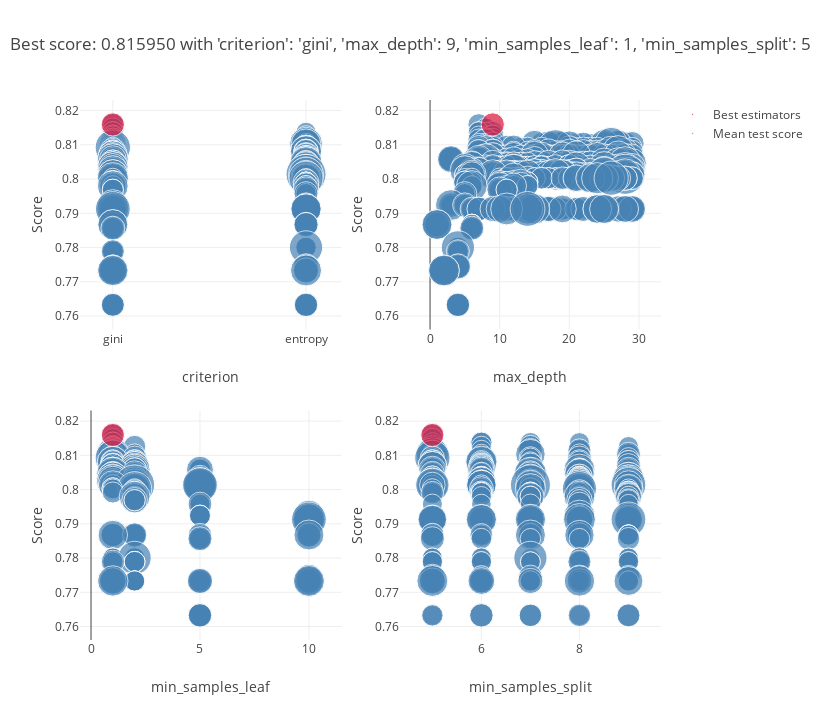

The notebook cell saved with this chart:
### Markdown cell above
### After sttribute selection

### Code cell
selector=SelectKBest(score_func=chi2,k=5)

# Entrainnement de la méthode
selector_fitted=selector.fit(X,y)

# Récuperation des variables sélectionnées
columns=X.columns[selector.get_support()]

grid_DT=GridSearchCV(DecisionTreeClassifier(), param_grid, cv=5, verbose=0, n_jobs=-1)

grid_DT.fit(X_train[columns],y_train)

plot_grid_search(grid_DT)
table_grid_search(grid_DT)

y_predict=grid_DT.predict(X_valid[columns])

print(classification_report(y_valid,y_predict))

### Figure 1 — Plotly figure (JSON) as saved in the notebook; plotly's stock layout.template omitted (floating-point values rounded to 4 significant figures; data arrays with more than 128 entries replaced by an {"elided": "..."} marker saying what was removed)
{"data": [{"marker": {"color": "SteelBlue", "size": {"elided": "1199 float values"}, "sizemin": 4, "sizemode": "area", "sizeref": 1.861e-05}, "mode": "markers", "name": "Mean test score", "showlegend": true, "text": {"elided": "1199 str values"}, "type": "scatter", "x": {"elided": "1199 str values"}, "xaxis": "x", "y": {"elided": "1199 float values"}, "yaxis": "y"}, {"marker": {"color": "Crimson", "size": [0.005025], "sizemin": 4, "sizemode": "area", "sizeref": 1.861e-05}, "mode": "markers", "name": "Best estimators", "showlegend": true, "text": ["{'criterion': 'gini', 'max_depth': 9, 'min_samples_leaf': 1, 'min_samples_split': 5}"], "type": "scatter", "x": ["gini"], "xaxis": "x", "y": [0.816], "yaxis": "y"}, {"marker": {"color": "SteelBlue", "size": {"elided": "1199 float values"}, "sizemin": 4, "sizemode": "area", "sizeref": 1.861e-05}, "mode": "markers", "name": "Mean test score", "showlegend": false, "text": {"elided": "1199 str values"}, "type": "scatter", "x": {"elided": "1199 int values"}, "xaxis": "x2", "y": {"elided": "1199 float values"}, "yaxis": "y2"}, {"marker": {"color": "Crimson", "size": [0.005025], "sizemin": 4, "sizemode": "area", "sizeref": 1.861e-05}, "mode": "markers", "name": "Best estimators", "showlegend": false, "text": ["{'criterion': 'gini', 'max_depth': 9, 'min_samples_leaf': 1, 'min_samples_split': 5}"], "type": "scatter", "x": [9], "xaxis": "x2", "y": [0.816], "yaxis": "y2"}, {"marker": {"color": "SteelBlue", "size": {"elided": "1199 float values"}, "sizemin": 4, "sizemode": "area", "sizeref": 1.861e-05}, "mode": "markers", "name": "Mean test score", "showlegend": false, "text": {"elided": "1199 str values"}, "type": "scatter", "x": {"elided": "1199 int values"}, "xaxis": "x3", "y": {"elided": "1199 float values"}, "yaxis": "y3"}, {"marker": {"color": "Crimson", "size": [0.005025], "sizemin": 4, "sizemode": "area", "sizeref": 1.861e-05}, "mode": "markers", "name": "Best estimators", "showlegend": false, "text": ["{'criterion': 'gini', 'max_depth': 9, 'min_samples_leaf': 1, 'min_samples_split': 5}"], "type": "scatter", "x": [1], "xaxis": "x3", "y": [0.816], "yaxis": "y3"}, {"marker": {"color": "SteelBlue", "size": {"elided": "1199 float values"}, "sizemin": 4, "sizemode": "area", "sizeref": 1.861e-05}, "mode": "markers", "name": "Mean test score", "showlegend": false, "text": {"elided": "1199 str values"}, "type": "scatter", "x": {"elided": "1199 int values"}, "xaxis": "x4", "y": {"elided": "1199 float values"}, "yaxis": "y4"}, {"marker": {"color": "Crimson", "size": [0.005025], "sizemin": 4, "sizemode": "area", "sizeref": 1.861e-05}, "mode": "markers", "name": "Best estimators", "showlegend": false, "text": ["{'criterion': 'gini', 'max_depth': 9, 'min_samples_leaf': 1, 'min_samples_split': 5}"], "type": "scatter", "x": [5], "xaxis": "x4", "y": [0.816], "yaxis": "y4"}], "layout": {"height": 720, "hovermode": "closest", "legend": {"traceorder": "reversed"}, "title": {"text": "Best score: 0.815950 with 'criterion': 'gini', 'max_depth': 9, 'min_samples_leaf': 1, 'min_samples_split': 5"}, "width": 820, "xaxis": {"anchor": "y", "domain": [0, 0.45], "title": {"text": "criterion"}}, "xaxis2": {"anchor": "y2", "domain": [0.55, 1], "title": {"text": "max_depth"}}, "xaxis3": {"anchor": "y3", "domain": [0, 0.45], "title": {"text": "min_samples_leaf"}}, "xaxis4": {"anchor": "y4", "domain": [0.55, 1], "title": {"text": "min_samples_split"}}, "yaxis": {"anchor": "x", "domain": [0.575, 1], "title": {"text": "Score"}}, "yaxis2": {"anchor": "x2", "domain": [0.575, 1], "title": {"text": "Score"}}, "yaxis3": {"anchor": "x3", "domain": [0, 0.425], "title": {"text": "Score"}}, "yaxis4": {"anchor": "x4", "domain": [0, 0.425], "title": {"text": "Score"}}}}
